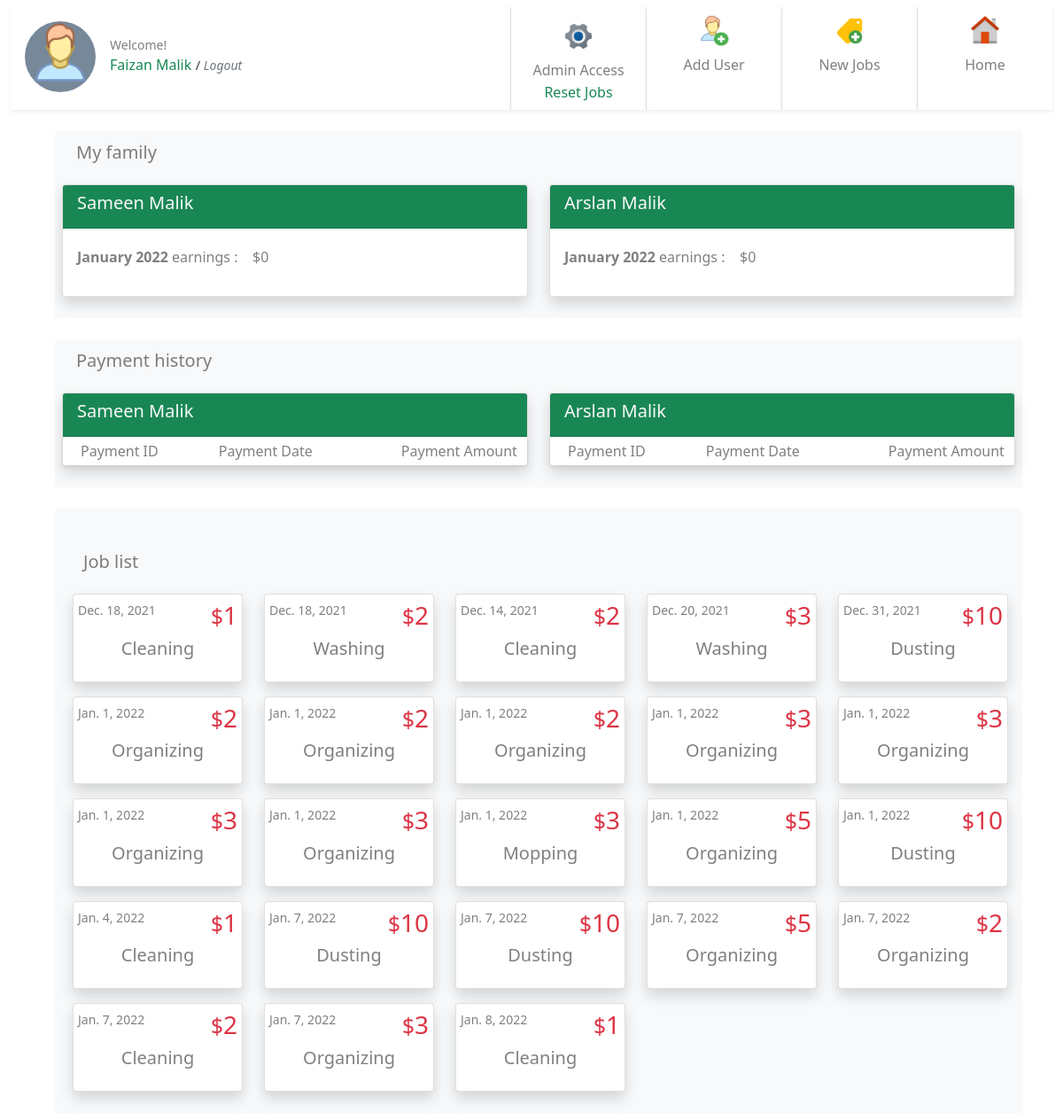
The app's page /dashboard/ (signed in), older data.
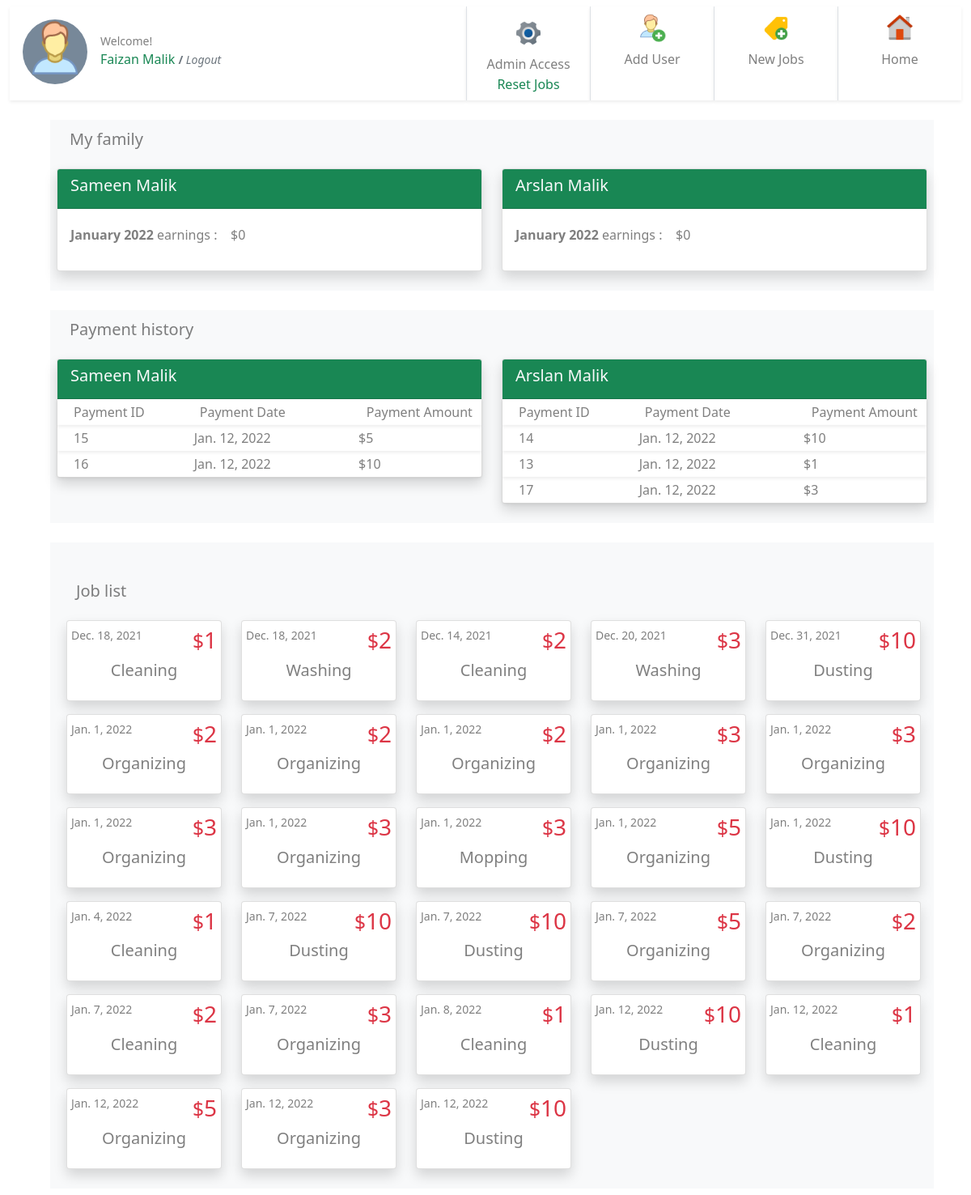
The same page, newer data.
### jobs/models.py (models this page shows, shortened)
class JobPost(models.Model):
    job_title = models.CharField(max_length=200)
    publish_date = models.DateTimeField('date published', auto_now_add=True)
    job_is_template = models.BooleanField(default=False)
    job_detail = models.CharField(max_length=200)
    job_price = models.IntegerField(default=0)
    job_taken = models.BooleanField(default=False)
    job_under_review = models.BooleanField(default=False)
    job_passed_review = models.BooleanField(default=False)
    job_taken_date = models.DateTimeField('date job taken', null=True, blank=True)
    job_done = models.BooleanField(default=False)
    job_done_date = models.DateTimeField('date job completed', null=True, blank=True)
    job_taker = models.ForeignKey(User, on_delete=models.CASCADE, null=True, blank=True, related_name='job_user')
    job_creator = models.ForeignKey(User, on_delete=models.CASCADE, null=True, blank=True, related_name='job_author')
    job_rejected_by_admin = models.BooleanField(default=False)
    job_expired = models.BooleanField(default=False)
    job_paid = models.BooleanField(default=False)
    job_payment_id = models.ForeignKey(Payments, on_delete=models.CASCADE, null=True, blank=True, related_name='job_payment_id')
    def __str__(self):
        return self.job_title

class Payments(models.Model):
    payment_amount = models.IntegerField(default=0)
    payment_date = models.DateTimeField('payment date', auto_now_add=True)
    payment_note = models.CharField(max_length=200, default=None)
    payment_uid = models.CharField(max_length=200, default=None)

### jobs/views.py (the view)
# urls.py: path('dashboard/', views.dashboard, name='dashboard'),
@login_required
def dashboard(request):
    date_today = timezone.datetime.now()
    job_list = get_this_family_jobs(request)
    unclaimed_this_day = get_this_family_jobs(request).filter(publish_date__day=date_today.day).filter(job_taken= False).aggregate(Sum('job_price'))
    unclaimed_this_month = get_this_family_jobs(request).filter(publish_date__month=date_today.month).filter(job_taken= False).aggregate(Sum('job_price'))
    unclaimed_this_year = get_this_family_jobs(request).filter(publish_date__year=date_today.year).filter(job_taken= False).aggregate(Sum('job_price'))
    my_total_this_day = get_this_family_jobs(request).filter(publish_date__day=date_today.day).filter(job_taker=request.user).filter(job_taken=True).filter(job_done=True).filter(job_passed_review= True).aggregate(Sum('job_price'))
    my_total_this_month = get_this_family_jobs(request).filter(publish_date__month=date_today.month).filter(job_taker=request.user).filter(job_taken=True).filter(job_done=True).filter(job_passed_review= True).aggregate(Sum('job_price'))
    my_total_this_year = get_this_family_jobs(request).filter(publish_date__year=date_today.year).filter(job_taker=request.user).filter(job_taken=True).filter(job_done=True).filter(job_passed_review= True).aggregate(Sum('job_price'))
    print("job = ", job_list)
    jobs = {}
    payments = {}
    user_group = Group.objects.get(user = request.user)
    users_in_a_group = User.objects.filter(groups=user_group)
    for u in users_in_a_group:
        payment_history = {}
        if u.is_staff:
            pass
        else:
            jobs[u] = get_this_family_jobs(request).filter(publish_date__month=date_today.month).filter(job_taker=u).filter(job_taken=True).filter(job_done=True).filter(job_passed_review= True).filter(job_paid= False).aggregate(Sum('job_price'))
            payms = get_this_family_jobs(request).filter(job_taker=u).filter(job_taken=True).filter(job_done=True).filter(job_passed_review= True).filter(job_paid= True)
            for p in payms:
                p.job_payment_id.id
                payment_history[p]= Payments.objects.get(id=p.job_payment_id.id)
            payments[u] = payment_history
    for key, value in payments.items():
        print("PAYMENTS for this family children : ", value)
    template = loader.get_template('jobs/dashboard.html')
    context = {
    'user': request.user,
    'date_today' : date_today,
    'unclaimed_this_day' : unclaimed_this_day,
    'unclaimed_this_month' : unclaimed_this_month,
    'unclaimed_this_year' : unclaimed_this_year,
    'my_total_this_day' : my_total_this_day,
    'my_total_this_month' : my_total_this_month,
    'my_total_this_year' : my_total_this_year,
    'job_list' : job_list,
    'jobs_ready_for_payment_this_month' : jobs,
    'payment_history' : payments,
     }
    return HttpResponse(template.render(context, request))

### jobs/views.py (called while the page is built)
def get_this_family_jobs(request):
    family_admin = None
    date_today = timezone.datetime.now()
    user_group = Group.objects.get(user = request.user)
    users_in_a_group = User.objects.filter(groups=user_group)
    for u in users_in_a_group:
        if u.is_staff:
            family_admin = u
    this_family_jobs = JobPost.objects.filter(job_creator=family_admin)
    return this_family_jobs

### jobs/templates/jobs/dashboard.html (shortened to what the changed rows need)
{% extends "jobs/base.html" %} {% load static %} {% block user %} {{user.first_name}} {{user.last_name}} {% endblock user %} {% block content %}
<div class=" container">
    {% if user.is_staff %}
    <div class="container bg-light p-2 m-2">
        <div class="row">
            {% for key, value in jobs_ready_for_payment_this_month.items %}
            <div class="col-6">
                <div class="card shadow mb-3">
                    <div class="card-header text-light bg-success">
                        <h5>{{key.first_name}} {{key.last_name}} </h5>
                    </div>
                    <div class="card-body text-black-50">
                        <div class="d-flex">
                            {% if value.job_price__sum == None %}
                            <p class="mt-1"><span class="fw-bold"> {{date_today|date:'F Y' }}</span> earnings :&nbsp;&nbsp;&nbsp; $0</p>
                            {% else %}
                            <p class="mt-1"><span class="fw-bold">{{ date_today|date:'F Y' }}</span> earnings :&nbsp;&nbsp;&nbsp; ${{value.job_price__sum}}</p>
                            {% endif %}
                        </div>
                    </div>
                </div>
            </div>
            {% endfor %}
        </div>
    </div>
    <div class="container bg-light p-2 m-2 mt-4">
        <div class="row">
            {% for key, value in payment_history.items %}
            <div class="col-6">
                <div class="card shadow mb-3">
                    <div class="card-header text-light bg-success">
                        <h5>{{key.first_name}} {{key.last_name}} </h5>
                    </div>
                    <div class="card-body text-black-50 p-0">
                        <div class="d-flex shadow-sm ps-3">
                            <div class="d-flex align-items-center">
                                <p class="p-0 ps-1 my-1">Payment ID</p>
                            </div>
                            <div class="d-flex align-items-center mx-5 ps-3">
                                <p class="p-0 ps-1 my-1">Payment Date</p>
                            </div>
                            <div class="d-flex align-items-center ms-5">
                                <p class="p-0 ps-1 my-1">Payment Amount</p>
                            </div>
                        </div>
                        {% for key, val in value.items %}
                        <div class="d-flex shadow-sm">
                            <div class="d-flex align-items-center ps-3">
                                <p class="p-0 ps-1 my-1">{{val.id}}</p>
                            </div>
                            <div class="d-flex align-items-center mx-5 ps-3">
                                <p class="p-0 ps-1 my-1">&nbsp; &nbsp;&nbsp; &nbsp; &nbsp; &nbsp; &nbsp; &nbsp; {{val.payment_date.date}}</p>
                            </div>
                            <div class="d-flex align-items-center ms-5">
                                <p class="p-0 ps-1 my-1">&nbsp; ${{val.payment_amount}}</p>
                            </div>
                        </div>
                        {% endfor %}
                    </div>
                </div>
            </div>
            {% endfor %}
        </div>
    </div>
    <div class="container bg-light p-2 m-2 mt-4">
        <div class="row justify-content-start flex-wrap">
            {% if job_list %} {% for q in job_list %}
            <div class="card ms-4 mb-3 shadow rounded p-0" style="width: 12rem;">
                <a class="btn p-0" href="{% url 'jobs:detail' q.id%}" style="width: 100%;">
                    <div class="card-body p-0">
                        <div class="d-flex justify-content-between">
                            <small class="card-text text-black-50 mt-1 ms-1">{{q.publish_date.date}}</small>
                            <h3 class="text-danger mt-1 me-1 "><small>$</small>{{q.job_price}}</h3>
                        </div>
                        <h5 class="card-title pb-3 text-center text-black-50">{{ q.job_title }}</h5>
                </a>
                </div>
            </div>
            {% endfor %} {% else %}
            <div class="card ms-4 mb-3 shadow bg-body rounded p-0" style="width: 12rem;">
                <div class="card-body mt-2 pb-0">
                    <p class="card-title pb-3 text-center text-black-50">No jobs available</p>
                </div>
            </div>
            {% endif %}
{% endif %} {% endblock content %}

Row changes from the older to the newer data that the page shows:
added JobPost: id "15", payment_date "Jan. 12, 2022", payment_amount "5", publish_date "Jan. 12, 2022", job_price "5", job_title "Organizing"
added JobPost: id "16", payment_date "Jan. 12, 2022", payment_amount "10", publish_date "Jan. 12, 2022", job_price "10", job_title "Dusting"
added JobPost: id "14", payment_date "Jan. 12, 2022", payment_amount "10", publish_date "Jan. 12, 2022", job_price "10", job_title "Dusting"
added JobPost: id "13", payment_date "Jan. 12, 2022", payment_amount "1", publish_date "Jan. 12, 2022", job_price "1", job_title "Cleaning"
added JobPost: id "17", payment_date "Jan. 12, 2022", payment_amount "3", publish_date "Jan. 12, 2022", job_price "3", job_title "Organizing"
